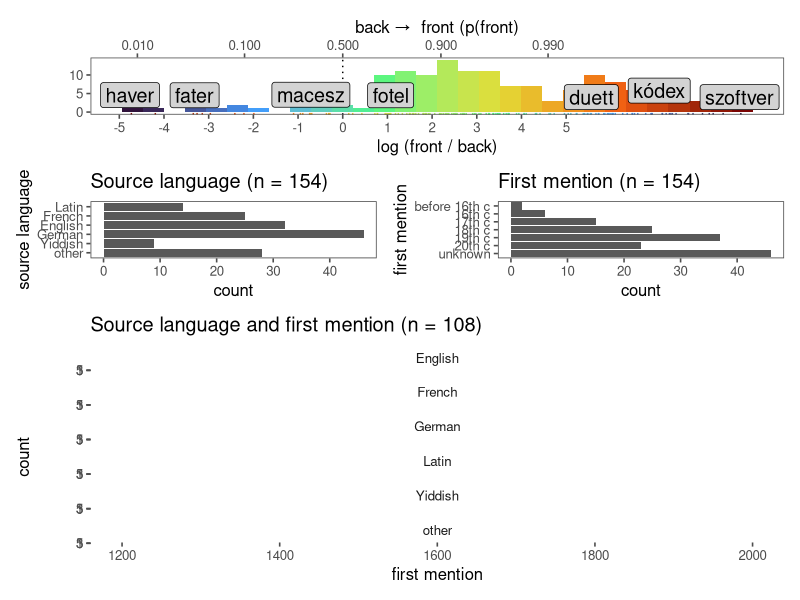
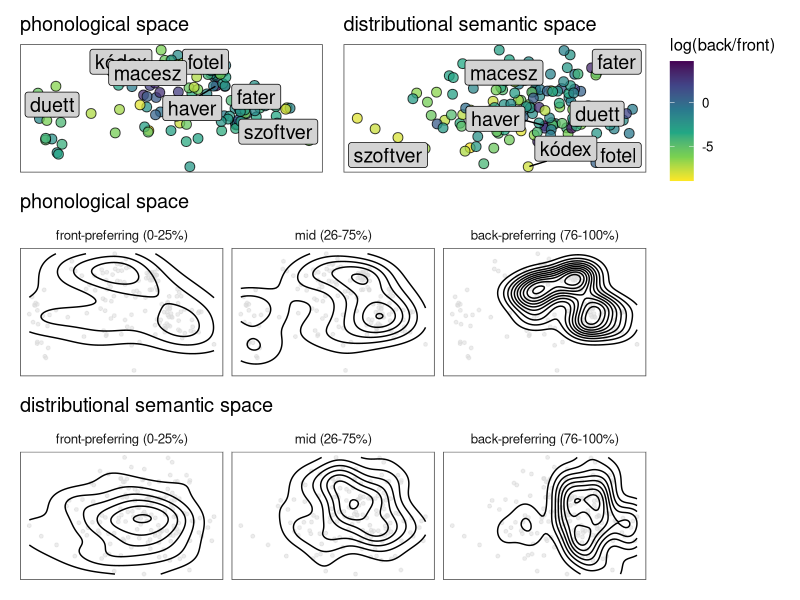
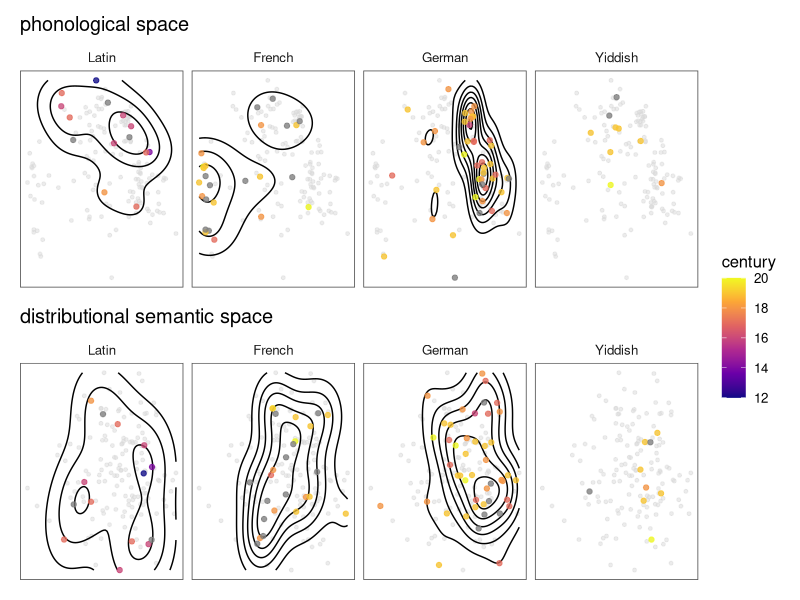
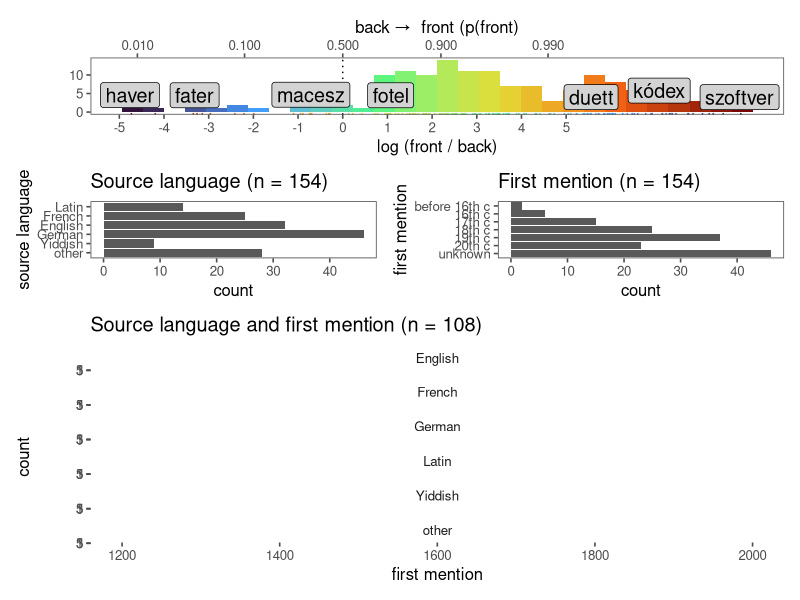
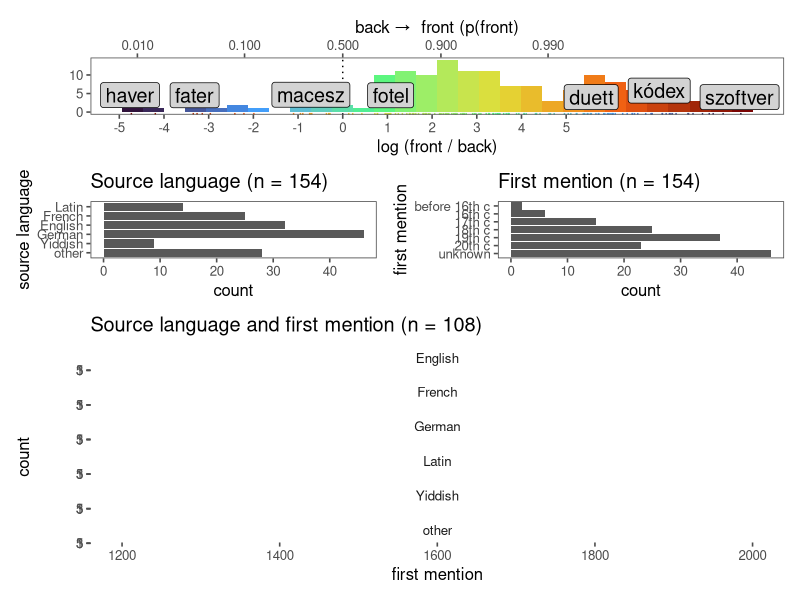
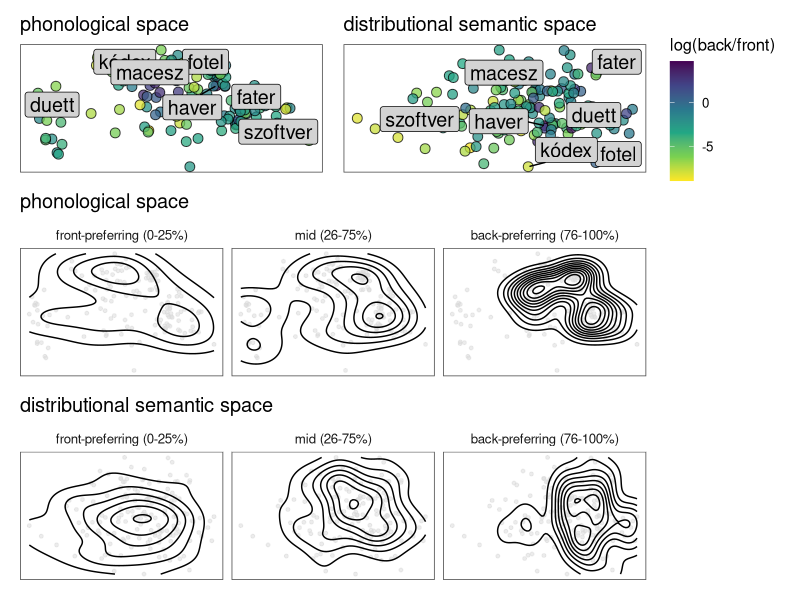
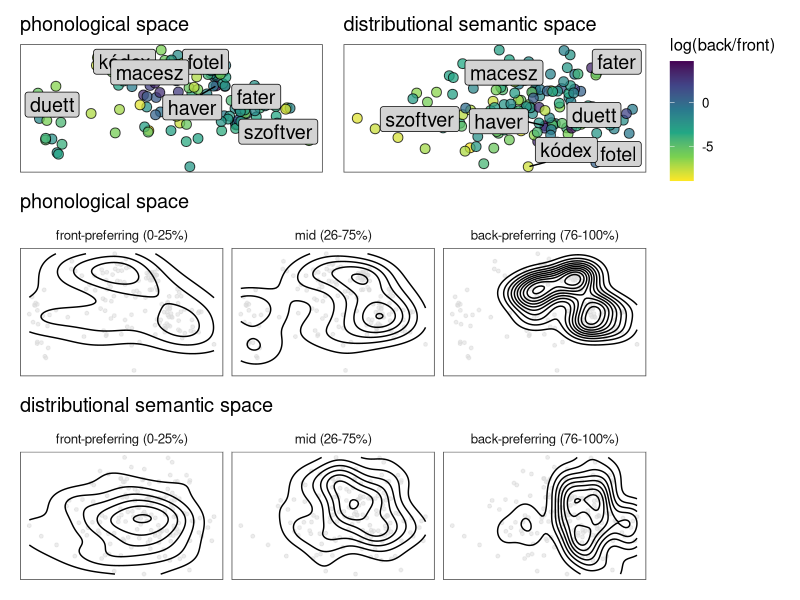
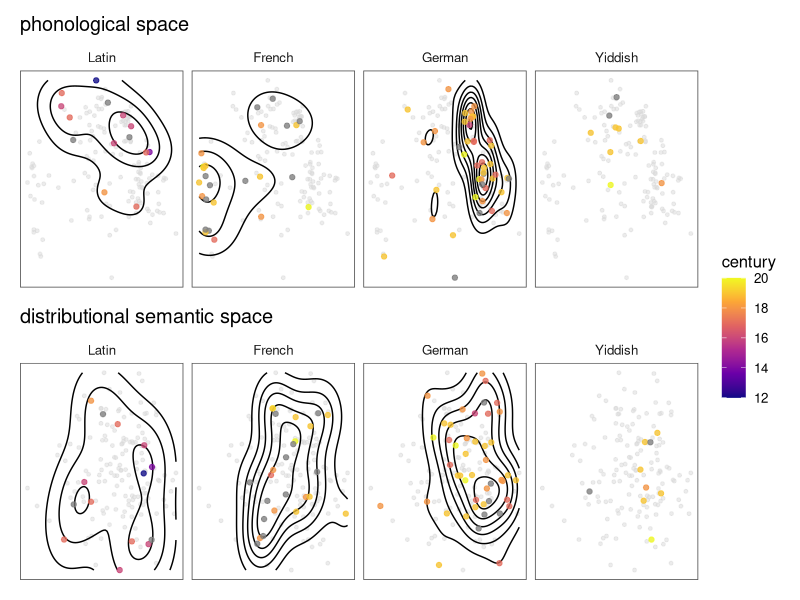

The R script that drew these images, in order:
# -- head -- #

set.seed(1337)
setwd('~/Github/Racz2027vh/')
library(tidyverse)
library(glue)
library(ggthemes)
library(ggrepel)
library(patchwork)

# -- read -- #

d = read_tsv('dat/real_words_both_preds.tsv')

# -- etym -- #

detym = d |> 
  mutate(
    borrowing_period = ifelse(is.na(borrowing_period), 'unknown', borrowing_period) |> 
      fct_relevel('unknown', after = Inf),
    borrowing_language = ifelse(is.na(borrowing_language), 'other', borrowing_language) |> 
      fct_relevel('other', after = Inf)
  ) |>  
  mutate(
    n1 = n(),
    .by = borrowing_language
  ) |> 
  mutate(
    n2 = n(),
    .by = borrowing_period
  ) |> 
  mutate(
    borrowing_language2 = glue('{borrowing_language} (n = {n1})'),
    borrowing_period2 = glue('{borrowing_period} (n = {n2})')
  )

# -- words -- #

label_stems = c('kódex', 'duett', 'szoftver',  'fotel', 'haver', 'fater', 'macesz')

# -- list -- #

# a little over 9 billion words

d |> 
  mutate(
    stem_log10_freq = log10(stem_freq / 9000),
    borrowing_label = ifelse(is.na(borrowing_label), '', borrowing_label),
    borrowing_label = ifelse(is.na(borrowing_label), '', borrowing_label),
    international2 = case_when(
      is.na(international) ~ '',
      international ~ 'international word',
      !international ~ ''
    )
  ) |> 
  arrange(-log_odds_back) |> 
  select(stem,stem_log10_freq,log_odds_back,borrowing_label,international2) |> 
  knitr::kable('latex', digits = 2)

# -- counts -- #

d |> 
  summarise(sum = sum(back) + sum(front))

################################
# descriptive stats
################################

p0 = d |>
  ggplot(aes(y = -log_odds_back)) +
  geom_hline(aes(yintercept = 0), lty = 3) +
  geom_histogram(aes(fill = after_stat(y))) +
  geom_rug(aes(color = log_odds_back)) +
  geom_label_repel(
    data = d |> filter(stem %in% label_stems),
    aes(x = 0, label = stem),
    size = 5,
    fill = 'lightgrey'
  ) +
  scale_fill_viridis_c(option = 'H', guide = "none") +
  scale_color_viridis_c(option = 'H', guide = "none") +
  coord_flip() +
  xlab('') +
  scale_y_continuous(
    sec.axis = sec_axis(trans = ~ plogis(.), breaks = c(0.001, 0.01, 0.1, 0.5, 0.9, 0.99),
                        name = 'back →  front (p(front)'),
    name = 'log (front / back)',
    breaks = c(-9:5)
  ) +
  theme_few()

p1 = detym |> 
  mutate(borrowing_language = fct_relevel(borrowing_language, 'other', 'Yiddish','German','English','French','Latin')) |> 
  ggplot(aes(y = borrowing_language)) +
  geom_bar() +
  theme_few() +
  ylab('source language') +
  ggtitle('Source language (n = 154)')

p2 = detym |> 
  mutate(borrowing_period = borrowing_period |> fct_relevel('before 16th c') |> fct_rev()) |> 
  ggplot(aes(y = borrowing_period)) +
  geom_bar() +
  theme_few() +
  ylab('first mention') +
  ggtitle('First mention (n = 154)')

p3 = detym |> 
  ggplot(aes(x = first_mention)) +
  geom_histogram() +
  theme_few() +
  facet_wrap( ~ borrowing_language, ncol = 1) +
  xlab('first mention') +
  scale_y_continuous(breaks = c(1,3,5)) +
  ggtitle('Source language and first mention (n = 108)')

p0 / (p1 + p2) / p3 + plot_layout(heights = c(1,1,3))
ggsave('viz/data_descriptive_stats.pdf', width = 6, height = 9)
ggsave('~/Documents/latex/vh_krr_hun/viz/data_descriptive_stats.pdf', width = 6, height = 9)

################################
# MDS maps
################################

# top row, similarity space

p4 = d |> 
  ggplot(aes(phonological_x,phonological_y,fill = log_odds_back)) +
  geom_point(size = 3, pch = 21, alpha = .75) +
  geom_label_repel(
    data = d |> filter(stem %in% label_stems),
    aes(label = stem),
    size = 5,
    fill = 'lightgrey'
  ) +
  scale_fill_viridis_c(na.value = "grey90", direction = -1) +
  theme_few() +
  theme(
    axis.title = element_blank(),
    axis.ticks = element_blank(),
    axis.text = element_blank()
  ) +
  labs(
    fill = 'log(back/front)'
    ) +
  ggtitle('phonological space')

p5 = d |> 
  ggplot(aes(semantic_x,semantic_y,fill = log_odds_back)) +
  geom_point(size = 3, pch = 21, alpha = .75) +
  geom_label_repel(
    data = d |> filter(stem %in% label_stems),
    aes(label = stem),
    size = 5,
    fill = 'lightgrey'
  ) +
  scale_fill_viridis_c(na.value = "grey90", direction = -1) +
  theme_few() +
  theme(
    axis.title = element_blank(),
    axis.ticks = element_blank(),
    axis.text = element_blank()
  ) +
  labs(
    fill = 'log(back/front)'
  ) +
  ggtitle('distributional semantic space')

# mid row, behaviour bin densities (no GAM smoothing: raw KDE per bin, same
# technique as the language row below so the whole figure shares one visual
# grammar); bins are a 25%-50%-25% split on log_odds_back, not equal thirds

d2 = d |>
  mutate(
    behaviour_bin = cut(
      log_odds_back,
      breaks = quantile(log_odds_back, probs = c(0, .25, .75, 1)),
      labels = c('front-preferring (0-25%)', 'mid (26-75%)', 'back-preferring (76-100%)'),
      include.lowest = TRUE
    )
  )

p6 = d2 |>
  ggplot(aes(phonological_x, phonological_y)) +
  geom_point(data = d, colour = 'grey85', alpha = .5, size = 1) +
  geom_density_2d(colour = 'black') +
  facet_wrap(~ behaviour_bin, nrow = 1) +
  theme_few() +
  theme(
    axis.title = element_blank(),
    axis.ticks = element_blank(),
    axis.text = element_blank()
  ) +
  ggtitle('phonological space')

p7 = d2 |>
  ggplot(aes(semantic_x, semantic_y)) +
  geom_point(data = d, colour = 'grey85', alpha = .5, size = 1) +
  geom_density_2d(colour = 'black') +
  facet_wrap(~ behaviour_bin, nrow = 1) +
  theme_few() +
  theme(
    axis.title = element_blank(),
    axis.ticks = element_blank(),
    axis.text = element_blank()
  ) +
  ggtitle('distributional semantic space')

((p4 + p5) + plot_layout(guides = 'collect') )/ p6 / p7 

ggsave('viz/mds_pref.pdf', width = 8.5, height = 9)
ggsave('~/Documents/latex/vh_krr_hun/viz/mds_pref.pdf', width = 8.5, height = 9)

# bottom rows, source language clustering, restricted to the four languages
# with enough words to say anything about; grey backdrop = full word set for
# context; one density contour per language (German/French/Latin only, n = 9
# for Yiddish is too few for a KDE to mean anything); points coloured by
# century of first mention

d_lang = d |>
  filter(borrowing_language %in% c('Latin', 'French', 'German', 'Yiddish')) |>
  mutate(
    borrowing_language = factor(borrowing_language, levels = c('Latin', 'French', 'German', 'Yiddish')),
    century = ((first_mention - 1) %/% 100) + 1
  )

p8 = d_lang |>
  ggplot(aes(phonological_x, phonological_y)) +
  geom_point(data = d |> select(-borrowing_language), colour = 'grey85', alpha = .5, size = 1) +
  geom_density_2d(data = d_lang |> filter(borrowing_language != 'Yiddish'), colour = 'black') +
  geom_point(aes(colour = century), size = 1.5, alpha = .75) +
  facet_wrap(~ borrowing_language, nrow = 1) +
  scale_colour_viridis_c(option = 'plasma', na.value = 'grey50') +
  theme_few() +
  theme(axis.title = element_blank(), axis.ticks = element_blank(), axis.text = element_blank()) +
  labs(colour = 'century') +
  ggtitle('phonological space')

p9 = d_lang |>
  ggplot(aes(semantic_x, semantic_y)) +
  geom_point(data = d |> select(-borrowing_language), colour = 'grey85', alpha = .5, size = 1) +
  geom_density_2d(data = d_lang |> filter(borrowing_language != 'Yiddish'), colour = 'black') +
  geom_point(aes(colour = century), size = 1.5, alpha = .75) +
  facet_wrap(~ borrowing_language, nrow = 1) +
  scale_colour_viridis_c(option = 'plasma', na.value = 'grey50') +
  theme_few() +
  theme(axis.title = element_blank(), axis.ticks = element_blank(), axis.text = element_blank()) +
  labs(colour = 'century') +
  ggtitle('distributional semantic space')

p8 / p9 + plot_layout(guides = 'collect')

ggsave('viz/mds_lang.pdf', width = 8, height = 4.5)
ggsave('~/Documents/latex/vh_krr_hun/viz/mds_lang.pdf', width = 8, height = 4.5)
